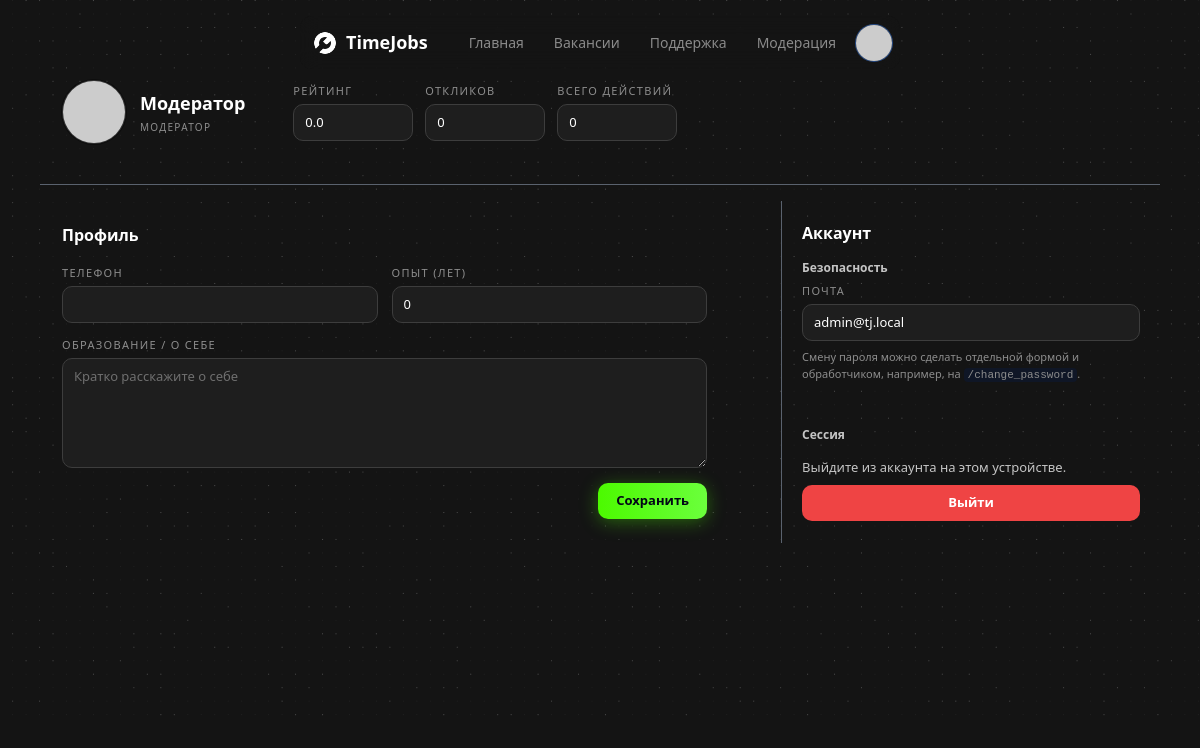
The app's page /profile (signed in) with its own data.
### app.py (models this page shows)
class User(db.Model, UserMixin):
    id = db.Column(db.Integer, primary_key=True)
    name = db.Column(db.String(120), nullable=False)
    email = db.Column(db.String(120), unique=True, nullable=False)
    password_hash = db.Column(db.String(255), nullable=False)
    role = db.Column(db.String(20), default='worker')  # worker, employer, moderator
    phone = db.Column(db.String(50))
    education = db.Column(db.String(255))
    exp_years = db.Column(db.Integer, default=0)
    avatar_url = db.Column(db.String(255))
    rating = db.Column(db.Float, default=0)

### app.py (the view, shortened to what this page needs)
@app.route('/profile', methods=['GET', 'POST'])
@login_required
def profile():
    rating = getattr(current_user, 'rating', 0) or 0
    if current_user.role == 'employer':
        jobs_count = Job.query.filter_by(employer_id=current_user.id).count()
        responses_count = (
            Application.query
            .join(Job, Application.job_id == Job.id)
            .filter(Job.employer_id == current_user.id)
            .count()
        )
    elif current_user.role == 'worker':
        jobs_count = 0
        responses_count = Application.query.filter_by(worker_id=current_user.id).count()
    else:
        jobs_count = Job.query.filter_by(employer_id=current_user.id).count()
        responses_count = Application.query.filter_by(worker_id=current_user.id).count()
    class Stats:
        def __init__(self, rating, jobs, responses):
            self.rating = rating
            self.jobs = jobs
            self.responses = responses
    profile_stats = Stats(rating, jobs_count, responses_count)
    return render_template('profile/index.html', profile_stats=profile_stats)

### app.py (called while the page is built)
@login_manager.user_loader
def load_user(user_id):
    return User.query.get(int(user_id))

@app.context_processor
def inject_globals():
    import urllib.parse
    def default_avatar(name):
        n = urllib.parse.quote_plus(name or "U")
        return f"https://ui-avatars.com/api/?background=4CFA00&color=fff&name={n}"
    return dict(current_user=current_user, default_avatar=default_avatar)

### templates/profile/index.html (shortened to what this page needs)
{% extends "base.html" %}
{% block content %}
<section class="bg-dot-pattern-2 profile-page">
    <div class="profile-inner">
        <div class="glass-card profile-hero">
            <div class="profile-hero-left">
                <img
                    src="{{ current_user.avatar_url or current_user.avatar or default_avatar(current_user.name) }}"
                    alt="Аватар"
                    class="profile-avatar-img"
                >
                <div>
                    <div class="profile-name">
                        {{ current_user.name }}
                    </div>
                    <div class="profile-role">
                        {% if current_user.role == 'worker' %}
                        Соискатель
                        {% elif current_user.role == 'employer' %}
                        Работодатель
                        {% elif current_user.role == 'moderator' %}
                        Модератор
                        {% else %}
                        Пользователь
                        {% endif %}
                    </div>
                </div>
            </div>
            <div class="profile-hero-right">
                <div class="profile-stat-field">
                    <div class="profile-label">Рейтинг</div>
                    <div class="profile-input profile-input--readonly">
                        {% if profile_stats and profile_stats.rating is not none %}
                            {{ '%.1f'|format(profile_stats.rating) }}
                        {% else %}
                            —
                        {% endif %}
                    </div>
                </div>
                <div class="profile-stat-field">
                    <div class="profile-label">
                        {% if current_user.role == 'employer' %}
                            Вакансий
                        {% else %}
                            Откликов
                        {% endif %}
                    </div>
                    <div class="profile-input profile-input--readonly">
                        {{ profile_stats.jobs if profile_stats else 0 }}
                    </div>
                </div>
                <div class="profile-stat-field">
                    <div class="profile-label">
                        {% if current_user.role == 'employer' %}
                            Откликов на вакансии
                        {% else %}
                            Всего действий
                        {% endif %}
                    </div>
                    <div class="profile-input profile-input--readonly">
                        {{ profile_stats.responses if profile_stats else 0 }}
                    </div>
                </div>
            </div>
        </div>
        <div class="profile-body">
            <div class="glass-card profile-card profile-card--main">
                <h2 class="profile-card__title">Профиль</h2>
                <form method="post" class="profile-form">
                    <div class="profile-form-grid">
                        <div class="profile-field">
                            <label class="profile-label">Телефон</label>
                            <input name="phone"
                                   value="{{ current_user.phone or '' }}"
                                   class="profile-input">
                        </div>
                        <div class="profile-field">
                            <label class="profile-label">Опыт (лет)</label>
                            <input name="exp_years"
                                   type="number"
                                   min="0"
                                   value="{{ current_user.exp_years or 0 }}"
                                   class="profile-input">
                        </div><div class="profile-field profile-field--wide">
                            <label class="profile-label">Образование / о себе</label>
                            <textarea name="education"
                                      rows="4"
                                      class="profile-input profile-input--textarea"
                                      placeholder="Кратко расскажите о себе">{{ current_user.education or '' }}</textarea>
                        </div>
                    </div>
                    <div class="profile-actions">
                        <button class="profile-save-btn">
                            Сохранить
                        </button>
                    </div>
                </form>
            </div>
            <div class="glass-card profile-card profile-card--side">
				<h2 class="profile-card__title">Аккаунт</h2>
				<div class="profile-side-section">
					<h3 class="profile-side-subtitle">Безопасность</h3>
					<div class="profile-field">
						<label class="profile-label">Почта</label>
						<div class="profile-input profile-input--readonly">
							{{ current_user.email }}
						</div>
					</div>
					<p class="profile-note">
						Смену пароля можно сделать отдельной формой и обработчиком,
						например, на <code>/change_password</code>.
					</p>
				</div>
				<div class="profile-side-session">
					<h3 class="profile-side-subtitle">Сессия</h3>
					<p class="profile-text">
						Выйдите из аккаунта на этом устройстве.
					</p>
					<a href="{{ url_for('logout') }}" class="profile-logout-btn">
						Выйти
					</a>
				</div>
			</div>
        </div>
    </div>
</section>
{% endblock %}

### records on screen
User: name "Модератор", exp_years "0", email "admin@tj.local"

### other values on screen
{{ '%.1f'|format(profile_stats.rating) }} "0.0"
{{ profile_stats.jobs if profile_stats else 0 }} "0"
{{ profile_stats.responses if profile_stats else 0 }} "0"
